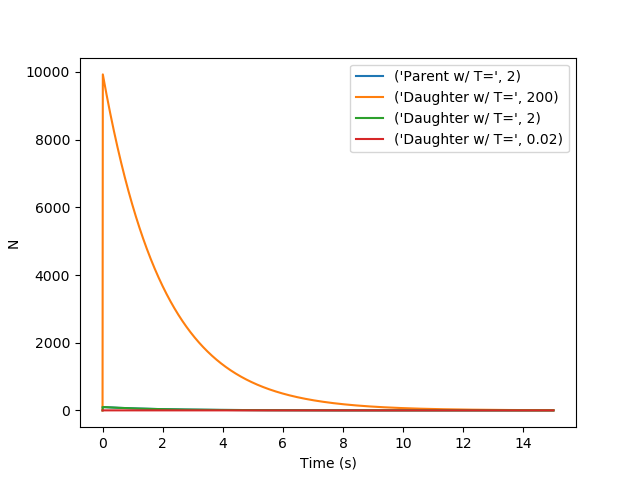

Here is the Python script that generated this plot:
#! /usr/bin/env python3
"""
Dakota Bosch

Radioactive Decays Part C
"""

import numpy as np
from matplotlib.pylab import plot,show,legend,xlabel,ylabel
from decay import N,analytic

N0=100      #initial number (fraction)
h=0.01      #step size


n=int(16/h)     #total number of slices
x=[0]*(n)
y=[0]*(n)
z=[0]*(n)
e=[0]*(n)
w=[0]*n
x=np.linspace(0,15,int(n))
r = len(x)

T=2

for i in range(r):
    y[i] = -(N(x[i]+h,T,N0)-N(x[i],T,N0))*T/h #parent soln
    z[i] = -T*analytic(x[i])        #analytic solution  
    e[i] = (z[i]-y[i]) / z[i]       #%error of numerical soln

#plot(x,z,label=('Analytic'))  
plot(x,y,label=('Parent w/ T=',T))

N0=0
T= [200,2,.02]
for j in range(0,3):
    for i in range(r):
        w[i] = -T[j]*((N(x[i]+h,T[j],N0)-N(x[i],T[j],N0))/h-y[i]/2)      #daughter soln
    w[0]=N0
    plot(x,w,label=('Daughter w/ T=',T[j]))


legend()
xlabel("Time (s)")
ylabel("N")
show()
